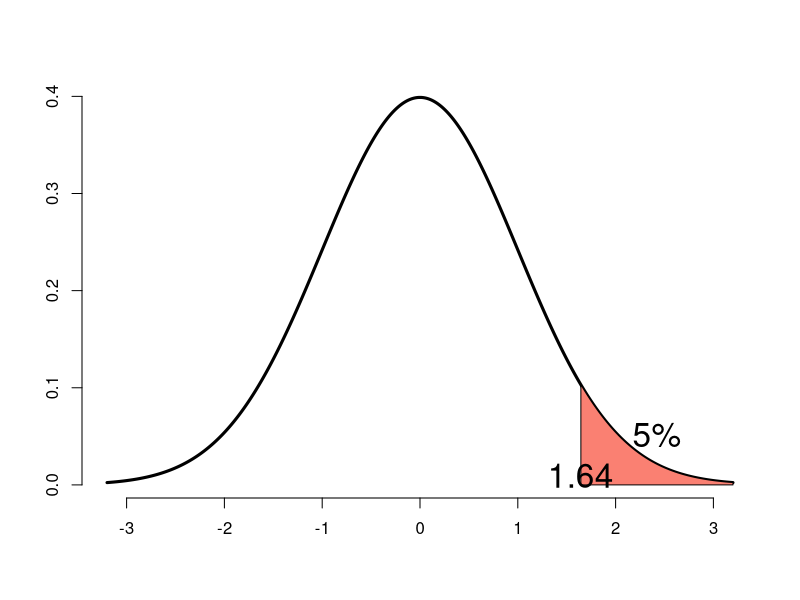
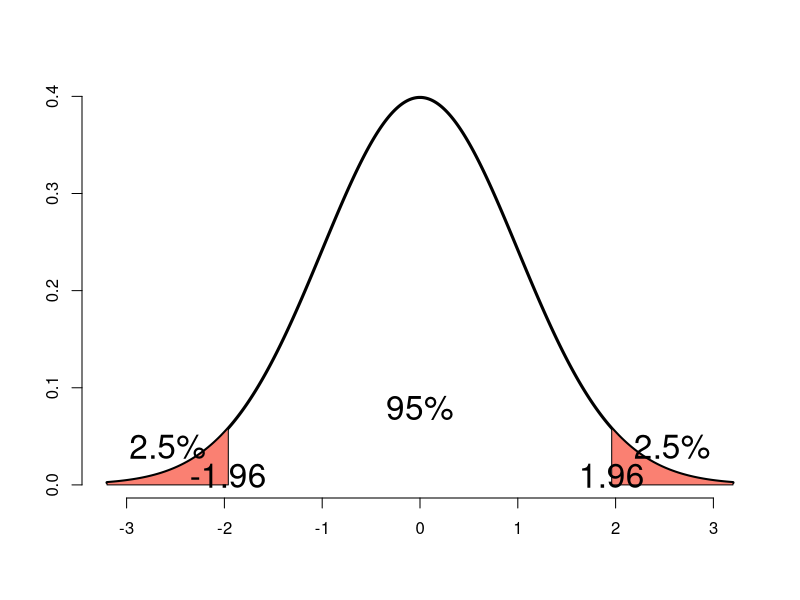
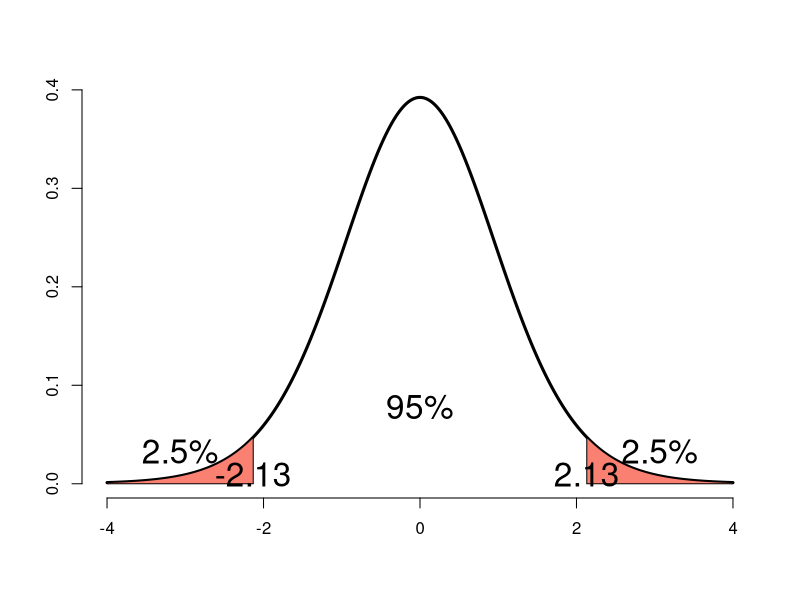
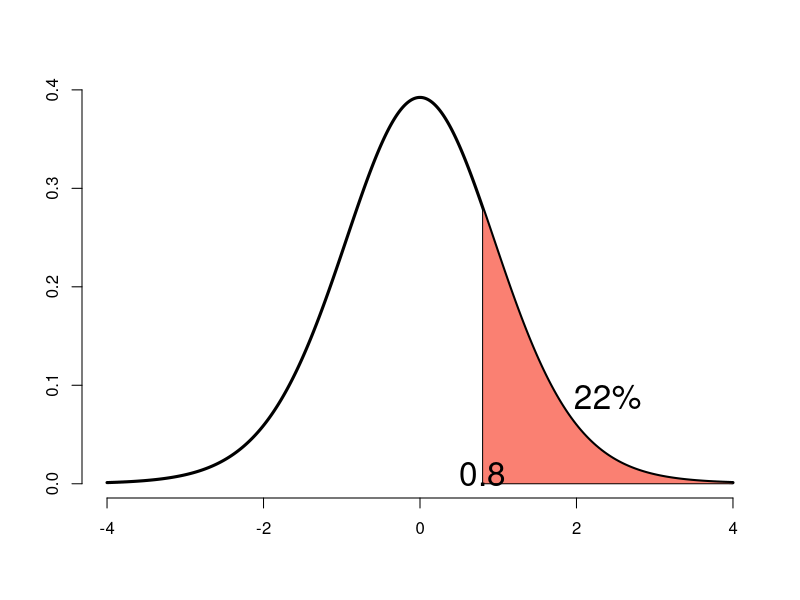

Source code (R) for these figures, in order:
## R Code for the standard normal

qnorm(.95)


xval <- seq(-3.2, 3.2, length = 1000)
yval<- dnorm(xval)

plot(xval, yval, type = "l", axes = TRUE, frame = FALSE, lwd = 3, xlab = "", ylab = "")
x <- seq(qnorm(.95), 3.2, length = 100)
polygon(c(x, rev(x)),c(dnorm(x), rep(0, length(x))), col = "salmon")
text(mean(x), mean(dnorm(x))+.02, "5%", cex = 2)
text(qnorm(.95), .01,  round(qnorm(0.95), digits=2), cex = 2)


plot(xval, yval, type = "l", axes = TRUE, frame = FALSE, lwd = 3, xlab = "", ylab = "")
x <- seq(qnorm(.975), 3.2, length = 100)
polygon(c(x, rev(x)),c(dnorm(x), rep(0, length(x))), col = "salmon")
text(mean(x), mean(dnorm(x))+.02, "2.5%", cex = 2)
text(qnorm(.975), .01, "1.96", cex = 2)
x <- seq(-3.2, qnorm(.025),length = 100)
polygon(c(x, rev(x)),c(dnorm(x), rep(0, length(x))), col = "salmon")
text(mean(x), mean(dnorm(x))+.02, "2.5%", cex = 2)
text(qnorm(.025), .01, "-1.96", cex = 2)
text(0, dnorm(0) / 5, "95%", cex = 2)

xval <- seq(-4, 4, length = 1000)
yval<- dt(xval, 15)
plot(xval, yval, type = "l", axes = TRUE, frame = FALSE, lwd = 3, xlab = "", ylab = "")
x <- seq(qt(.975, 15), 4, length = 100)
polygon(c(x, rev(x)),c(dt(x, 15), rep(0, length(x))), col = "salmon")
text(mean(x), mean(dt(x, 15))+.02, "2.5%", cex = 2)
text(qt(.975, 15), .01, "2.13", cex = 2)
x <- seq(-4, qt(.025, 15),length = 100)
polygon(c(x, rev(x)),c(dt(x, 15), rep(0, length(x))), col = "salmon")
text(mean(x), mean(dt(x, 15))+.02, "2.5%", cex = 2)
text(qt(.025, 15), .01, "-2.13", cex = 2)
text(0, dt(0, 15) / 5, "95%", cex = 2)

pt(.8, 15, lower.tail=FALSE)
xval <- seq(-4, 4, length = 1000)
yval<- dt(xval, 15)
plot(xval, yval, type = "l", axes = TRUE, frame = FALSE, lwd = 3, xlab = "", ylab = "")
x <- seq(.8, 4, length = 100)
polygon(c(x, rev(x)),c(dt(x, 15), rep(0, length(x))), col = "salmon")
text(mean(x), mean(dt(x, 15))+.02, "22%", cex = 2)
text(0.8, .01, "0.8", cex = 2)



